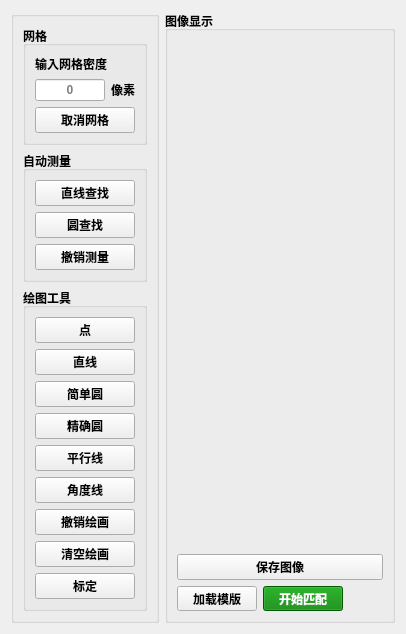
      <widget class="QWidget" name="tabLeft">
       <attribute name="title">
        <string>左侧视图</string>
       </attribute>
       <layout class="QHBoxLayout" name="horizontalLayout_tabLeft">
        <item>
         <widget class="QGroupBox" name="groupBoxLeftMain">
          <property name="font">
           <font>
            <pointsize>9</pointsize>
            <bold>true</bold>
           </font>
          </property>
          <property name="title">
           <string/>
          </property>
          <layout class="QVBoxLayout" name="verticalLayout_leftMain" stretch="0,1,3">
           <item>
            <widget class="QGroupBox" name="groupBoxLeftGrid">
             <property name="font">
              <font>
               <pointsize>9</pointsize>
               <bold>true</bold>
              </font>
             </property>
             <property name="title">
              <string>网格</string>
             </property>
             <layout class="QGridLayout" name="gridLayout_leftGrid">
              <item row="1" column="0">
               <widget class="QLineEdit" name="leGridDensLeft">
                <property name="sizePolicy">
                 <sizepolicy hsizetype="Fixed" vsizetype="Fixed">
                  <horstretch>0</horstretch>
                  <verstretch>0</verstretch>
                 </sizepolicy>
                </property>
                <property name="maximumSize">
                 <size>
                  <width>70</width>
                  <height>16777215</height>
                 </size>
                </property>
                <property name="alignment">
                 <set>Qt::AlignmentFlag::AlignCenter</set>
                </property>
                <property name="placeholderText">
                 <string>0</string>
                </property>
               </widget>
              </item>
              <item row="0" column="0" colspan="2">
               <widget class="QLabel" name="labelLeftGridDensity">
                <property name="sizePolicy">
                 <sizepolicy hsizetype="Maximum" vsizetype="Fixed">
                  <horstretch>0</horstretch>
                  <verstretch>0</verstretch>
                 </sizepolicy>
                </property>
                <property name="font">
                 <font>
                  <pointsize>9</pointsize>
                  <bold>true</bold>
                 </font>
                </property>
                <property name="text">
                 <string>输入网格密度</string>
                </property>
                <property name="alignment">
                 <set>Qt::AlignmentFlag::AlignRight|Qt::AlignmentFlag::AlignTrailing|Qt::AlignmentFlag::AlignVCenter</set>
                </property>
               </widget>
              </item>
              <item row="1" column="1">
               <widget class="QLabel" name="labelLeftPixel">
                <property name="text">
                 <string>像素</string>
                </property>
               </widget>
              </item>
              <item row="2" column="0" colspan="2">
               <widget class="QPushButton" name="btnCancelGridsLeft">
                <property name="sizePolicy">
                 <sizepolicy hsizetype="Minimum" vsizetype="Fixed">
                  <horstretch>0</horstretch>
                  <verstretch>0</verstretch>
                 </sizepolicy>
                </property>
                <property name="font">
                 <font>
                  <pointsize>9</pointsize>
                  <bold>true</bold>
                 </font>
                </property>
                <property name="text">
                 <string>取消网格</string>
                </property>
               </widget>
              </item>
             </layout>
            </widget>
           </item>
           <item>
            <widget class="QGroupBox" name="groupBoxLeftAutoMeasure">
             <property name="font">
              <font>
               <pointsize>9</pointsize>
               <bold>true</bold>
              </font>
             </property>
             <property name="title">
              <string>自动测量</string>
             </property>
             <layout class="QVBoxLayout" name="verticalLayout_leftAutoMeasure">
              <item>
               <widget class="QPushButton" name="btnLineDetLeft">
                <property name="font">
                 <font>
                  <pointsize>9</pointsize>
                  <bold>true</bold>
                 </font>
                </property>
                <property name="text">
                 <string>直线查找</string>
                </property>
               </widget>
              </item>
              <item>
               <widget class="QPushButton" name="btnCircleDetLeft">
                <property name="font">
                 <font>
                  <pointsize>9</pointsize>
                  <bold>true</bold>
                 </font>
                </property>
                <property name="text">
                 <string>圆查找</string>
                </property>
               </widget>
              </item>
              <item>
               <widget class="QPushButton" name="btnCan1StepDetLeft">
                <property name="font">
                 <font>
                  <pointsize>9</pointsize>
                  <bold>true</bold>
                 </font>
                </property>
                <property name="text">
                 <string>撤销测量</string>
                </property>
               </widget>
              </item>
             </layout>
            </widget>
           </item>
           <item>
            <widget class="QGroupBox" name="groupBoxLeftDrawTools">
             <property name="font">
              <font>
               <pointsize>9</pointsize>
               <bold>true</bold>
              </font>
             </property>
             <property name="title">
              <string>绘图工具</string>
             </property>
             <layout class="QVBoxLayout" name="verticalLayout_leftDrawTools">
              <item>
               <widget class="QPushButton" name="btnDrawPointLeft">
                <property name="font">
                 <font>
                  <pointsize>9</pointsize>
                  <bold>true</bold>
                 </font>
                </property>
                <property name="text">
                 <string>点</string>
                </property>
               </widget>
              </item>
              <item>
               <widget class="QPushButton" name="btnDrawStraightLeft">
                <property name="font">
                 <font>
                  <pointsize>9</pointsize>
                  <bold>true</bold>
                 </font>
                </property>
                <property name="text">
                 <string>直线</string>
                </property>
               </widget>
              </item>
              <item>
               <widget class="QPushButton" name="btnDrawSimpleCircleLeft">
                <property name="font">
                 <font>
                  <pointsize>9</pointsize>
                  <bold>true</bold>
                 </font>
                </property>
                <property name="text">
                 <string>简单圆</string>
                </property>
               </widget>
              </item>
              <item>
               <widget class="QPushButton" name="btnDrawFineCircleLeft">
                <property name="font">
                 <font>
                  <pointsize>9</pointsize>
                  <bold>true</bold>
                 </font>
                </property>
                <property name="text">
                 <string>精确圆</string>
                </property>
               </widget>
              </item>
              <item>
               <widget class="QPushButton" name="btnDrawParallelLeft">
                <property name="font">
                 <font>
                  <pointsize>9</pointsize>
                  <bold>true</bold>
                 </font>
                </property>
                <property name="text">
                 <string>平行线</string>
                </property>
               </widget>
              </item>
              <item>
               <widget class="QPushButton" name="btnDraw2LineLeft">
                <property name="font">
                 <font>
                  <pointsize>9</pointsize>
                  <bold>true</bold>
                 </font>
                </property>
                <property name="text">
                 <string>角度线</string>
                </property>
               </widget>
              </item>
              <item>
               <widget class="QPushButton" name="btnCan1StepDrawLeft">
                <property name="font">
                 <font>
                  <pointsize>9</pointsize>
                  <bold>true</bold>
                 </font>
                </property>
                <property name="text">
                 <string>撤销绘画</string>
                </property>
               </widget>
              </item>
              <item>
               <widget class="QPushButton" name="btnClearDrawingsLeft">
                <property name="font">
                 <font>
                  <pointsize>9</pointsize>
                  <bold>true</bold>
                 </font>
                </property>
                <property name="text">
                 <string>清空绘画</string>
                </property>
               </widget>
              </item>
              <item>
               <widget class="QPushButton" name="btnCalibrationLeft">
                <property name="font">
                 <font>
                  <pointsize>9</pointsize>
                  <bold>true</bold>
                 </font>
                </property>
                <property name="text">
                 <string>标定</string>
                </property>
               </widget>
              </item>
             </layout>
            </widget>
           </item>
          </layout>
         </widget>
        </item>
        <item>
         <widget class="QGroupBox" name="groupBoxLeftDisplay">
          <property name="font">
           <font>
            <pointsize>9</pointsize>
            <bold>true</bold>
           </font>
          </property>
          <property name="title">
           <string>图像显示</string>
          </property>
          <layout class="QVBoxLayout" name="verticalLayout_leftDisplay">
           <item>
            <widget class="QLabel" name="lbLeftView2">
             <property name="sizePolicy">
              <sizepolicy hsizetype="Expanding" vsizetype="Preferred">
               <horstretch>0</horstretch>
               <verstretch>0</verstretch>
              </sizepolicy>
             </property>
             <property name="minimumSize">
              <size>
               <width>0</width>
               <height>0</height>
              </size>
             </property>
             <property name="maximumSize">
              <size>
               <width>16777215</width>
               <height>16777215</height>
              </size>
             </property>
             <property name="text">
              <string/>
             </property>
             <property name="alignment">
              <set>Qt::AlignmentFlag::AlignCenter</set>
             </property>
            </widget>
           </item>
           <item>
            <widget class="QPushButton" name="btnSaveImageLeft">
             <property name="font">
              <font>
               <pointsize>9</pointsize>
               <bold>true</bold>
              </font>
             </property>
             <property name="text">
              <string>保存图像</string>
             </property>
            </widget>
           </item>
           <item>
            <layout class="QHBoxLayout" name="horizontalLayout_leftTemplate2">
             <item>
              <widget class="QPushButton" name="btnLoadTemplateLeft2">
               <property name="maximumSize">
                <size>
                 <width>80</width>
                 <height>25</height>
                </size>
               </property>
               <property name="text">
                <string>加载模版</string>
               </property>
              </widget>
             </item>
             <item>
              <widget class="QPushButton" name="btnStartMatchingLeft2">
               <property name="maximumSize">
                <size>
                 <width>80</width>
                 <height>25</height>
                </size>
               </property>
               <property name="styleSheet">
                <string>background-color: green; color: white;</string>
               </property>
               <property name="text">
                <string>开始匹配</string>
               </property>
              </widget>
             </item>
             <item>
              <spacer name="horizontalSpacer_leftTemplate2">
               <property name="orientation">
                <enum>Qt::Orientation::Horizontal</enum>
               </property>
               <property name="sizeHint" stdset="0">
                <size>
                 <width>40</width>
                 <height>20</height>
                </size>
               </property>
              </spacer>
             </item>
            </layout>
           </item>
          </layout>
         </widget>
        </item>
       </layout>
      </widget>
